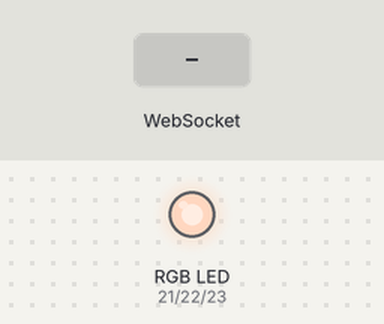
Bench run of a program on a simulated ESP32. On the bench: an RGB LED mixed from three pins (HIGH = lit). The inputs (shaded band) are chosen by the test bench. WiFi joins after 1.5 s; servers stay silent unless stated; what the program prints to the serial monitor is not drawn.

Above: at 2.7 s.
2.8 s: WebSocket text "1" received
At 3.2 s:
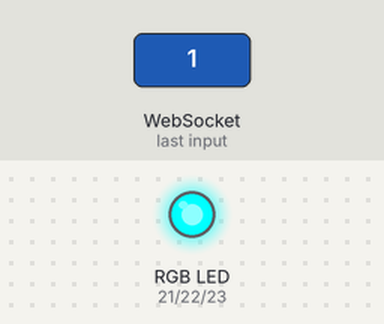
4.3 s: WebSocket text "5" received
At 5.5 s:
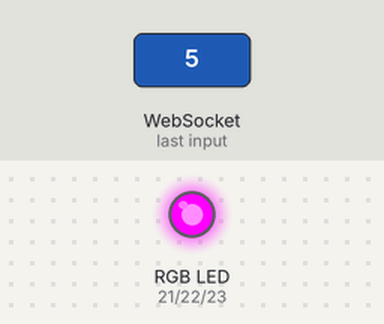
Timing chart, 0 to 7.3 s (numbered marks = the images above; inputs shaded):
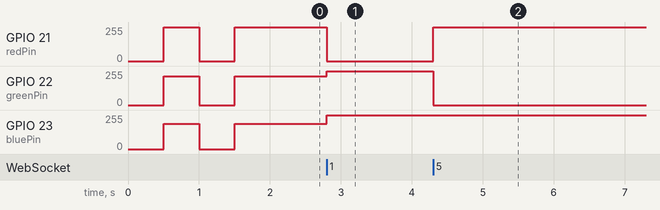

The program:

main.cpp
```cpp
#include <Arduino.h>
#include <AnalogWrite.h>

#include <WiFi.h>
#include <WiFiMulti.h>
#include <WiFiClientSecure.h>

#include <WebSocketsClient.h>

#include <AnalogWrite.h>
#include <Config.h>

WiFiMulti WiFiMulti;
WebSocketsClient webSocket;

/**
 * @brief Sets color of the common anode
 *
 * @param red Red value
 * @param green Green value
 * @param blue Blue value
 */
void setColor(int red, int green, int blue) {
  analogWrite(redPin, 255 - red);
  analogWrite(greenPin, 255 - green);
  analogWrite(bluePin, 255 - blue);
}

/**
 * @brief Handles websocket events from client
 *
 * @param type The event type
 * @param payload The data sent from the client
 * @param length Length of the payload
 */
void webSocketEvent(WStype_t type, uint8_t * payload, size_t length) {
  switch (type) {
    case WStype_DISCONNECTED:
      Serial.println("[WSc] Disconnected!");
      break;
    case WStype_CONNECTED:
    {
      Serial.print("[WSc] Connected to url: ");
			Serial.println((char*)payload);
    }
    case WStype_TEXT: {
      int number = atoi((char*)payload);

      if (number == 1) {
        setColor(255, 0, 0);
      }
      else {
        setColor(0, 255, 0);
      }
    }
    default:
      break;
  }
}

/**
 * @brief Connects to WiFi
 * Configure in Config.h
 *
 */
void connectToWifi() {
  Serial.print("Conntecting to ");
  Serial.print(wifiSSID);

  WiFi.begin(wifiSSID, wifiPasswsord);

  bool color = false;

  while (WiFi.status() != WL_CONNECTED) {
    delay(500);
    Serial.print(".");

    if (color == false) {
      color = true;
      setColor(1, 41, 64);
    }
    else {
      color = false;
      setColor(255, 255, 255);
    }
  }

  Serial.println("\nConnected!");
}

void setup() {
  // Open up serial for debugging
  Serial.begin(115200);

  connectToWifi();

	webSocket.begin(socketIp, socketPort, "/");
	webSocket.onEvent(webSocketEvent);
  webSocket.setReconnectInterval(5000);
}

void loop() {
  webSocket.loop();
}
```

Config.h
```cpp
/*
    * Wifi config
*/
const char socketIp[] = "192.168.4.1";
const int socketPort = 1337;
const char wifiSSID[] = "Gate Sesnsor";
const char wifiPasswsord[] = "supersecretpassword";

/*
    * Common annode config
*/
const int redPin = 21;
const int greenPin = 22;
const int bluePin = 23;
```

Measured:
- after the input at 2.8 s, GPIO 21 (redPin): 254/255 → 0/255 at once; GPIO 22 (greenPin): 214/255 → 255/255 at once; GPIO 23 (bluePin): 191/255 → 255/255 at once
- after the input at 4.3 s, GPIO 21 (redPin): 0/255 → 255/255 at once; GPIO 22 (greenPin): 255/255 → 0/255 at once
